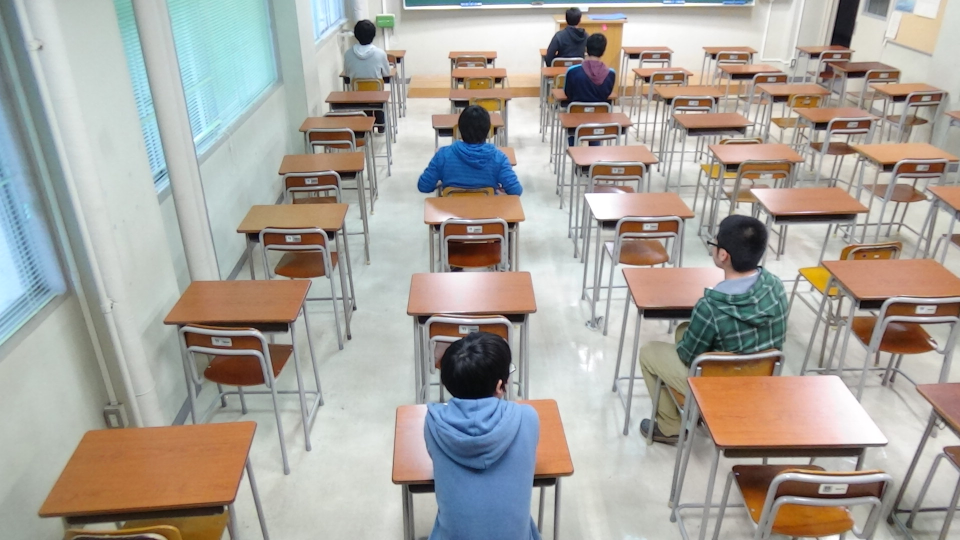
#> input picture ImageAnalysis/item/bright_hu.jpg, 1920 x 1080 px (shown at 1/2 size)
$ python Main.py
#> lines starting #> are read from the running program, lines starting #| are printed output that depends on the picture; after the words box and inside, x2 and y2 are one past the last pixel; in counts of white or black regions, pixels touching at a corner belong together
### ImageAnalysis/Binarization2.py
import cv2
import numpy as np

# 4近傍の定義
neiborhood4 = np.array([[0, 1, 0],
                        [1, 1, 1],
                        [0, 1, 0]],
                        np.uint8)

# 8近傍の定義
neiborhood8 = np.array([[1, 1, 1],
                        [1, 1, 1],
                        [1, 1, 1]],
                        np.uint8)

#膨張
def dilate(src_img):
    # 8近傍で膨張処理
    for i in range(3):
        src_img = cv2.dilate(src_img,
                              neiborhood8,
                              iterations=1)
    return src_img

#圧縮
def erode(src_img):
    # 8近傍で縮小処理
    for i in range(3):
        src_img = cv2.erode(src_img,
                              neiborhood8,
                              iterations=1)
    return src_img

#2値化
# [22 lines left out: function binarization2, not called in this run]

### ImageAnalysis/Main.py
# -*- coding: utf-8 -*-

import cv2
import numpy as np
from MouseColor import *
from Binarization import *
from Binarization2 import *
from table_correction import *

table = [[0 for i in range(8)] for j in range(6)]

if __name__ == '__main__':

    print (table)
    # 席情報の表示
    for i in table:
        for j in i:
            print (j, end=' ')
        print ()
    print ()

    """
    # 席の補正情報を表示
    for i in table_correction:
        for j in i:
            print (j, end=' ')
        print ()
    """
    #コントラストを下げる
    gamma_down =0.2
    #コントラストを上げる
    gamma_up = 8

    # ルックアップテーブルの生成
    look_up_table1 = np.zeros((256, 1), dtype = 'uint8' )
    look_up_table2 = np.zeros((256, 1), dtype = 'uint8' )

    #カラー画像
    img_src = cv2.imread("./item/bright_hu.jpg", 1)
#> img_src is the input picture: shape (1080, 1920, 3); mean B, G, R 156.8, 163.7, 167.8
    #コピー
    img = img_src.copy()

    #それぞれの補正値を決める
    for i in range(256):
        look_up_table1[i][0] = 255 * pow(float(i) / 255, 1.0 / gamma_down)
        look_up_table2[i][0] = 255 * pow(float(i) / 255, 1.0 / gamma_up)

    #暗い補正
    img_gamma = cv2.LUT(img_src, look_up_table1)
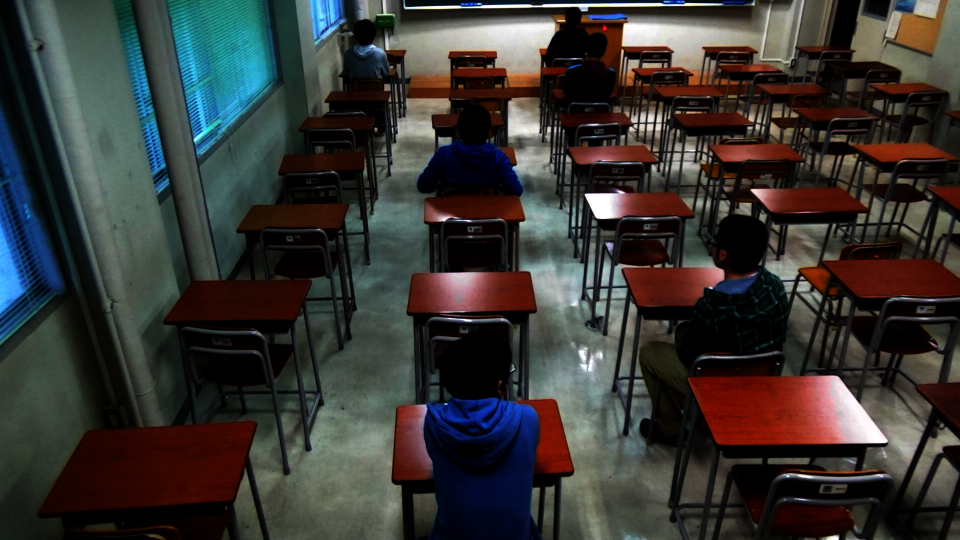
#> img_gamma: shape (1080, 1920, 3) (shown at 1/2 size); mean B, G, R 51.2, 54, 55.5
    #明るい補正
    img_gamma = cv2.LUT(img_gamma, look_up_table2)
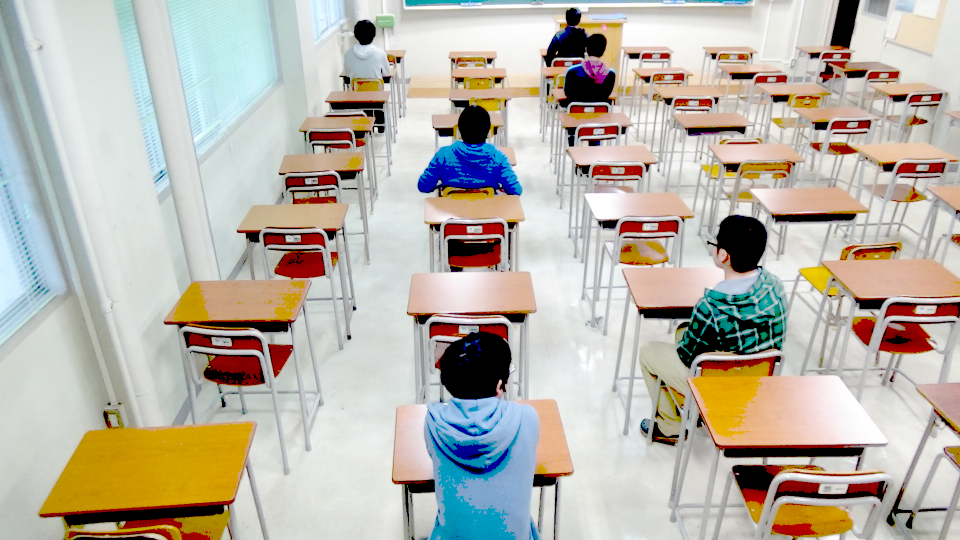
#> img_gamma: shape (1080, 1920, 3) (shown at 1/2 size); mean B, G, R 169.3, 179.9, 185.3

    #カラーをグレー化
    gray_img = cv2.cvtColor(img_gamma, cv2.COLOR_RGB2GRAY)
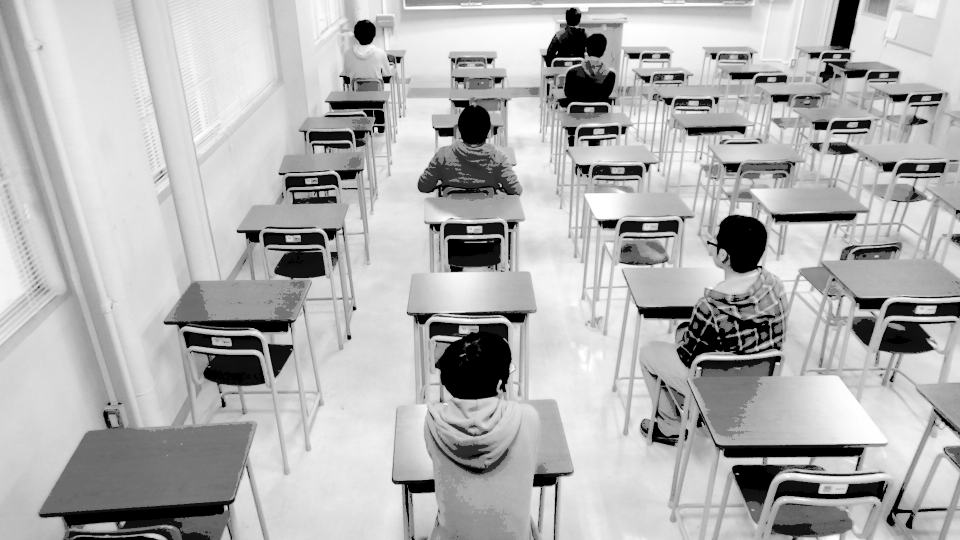
#> gray_img: shape (1080, 1920) (shown at 1/2 size); min 0, max 255, mean 177.3

    #膨張
    # for i in range(3):
    gray_img = dilate(gray_img)
#> the loop in dilate, `for i in range(3):` made 3 passes
#> pass 1, in dilate, `src_img = cv2.dilate(src_img, neiborhood8, iterations=1)`:
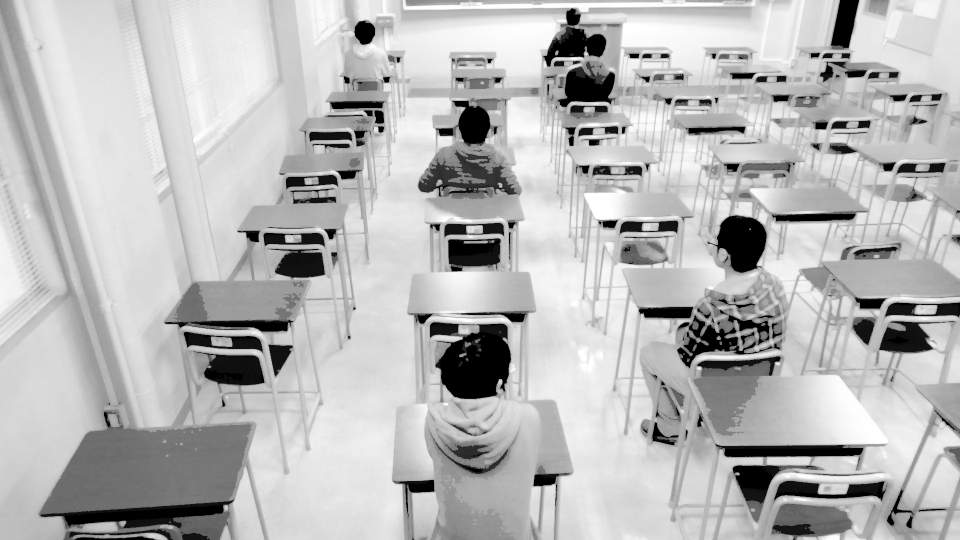
#> src_img: shape (1080, 1920) (shown at 1/2 size); min 0, max 255, mean 184.1
    #圧縮
    # for i in range(3):
    gray_img = erode(gray_img)
    gray_img = dilate(gray_img)
    gray_img = erode(gray_img)

    #canny法でエッジ検出
    canny_img = cv2.Canny(gray_img, 100, 1000)
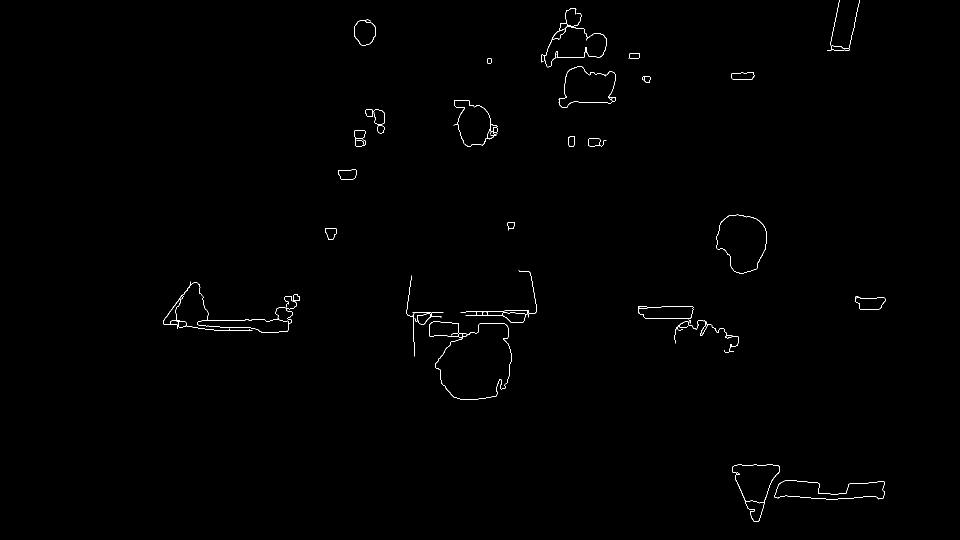
#> canny_img: shape (1080, 1920) (shown at 1/2 size); 0.39% white in thin lines or dots, all inside (x1, y1, x2, y2) = (327, 0, 1771, 1044)

    """
    円の検出 対象の画像:canny_img, 変換方法：HOUGH_GRADIENT, param2
    dp ・・・ 処理するときに元画像の解像度を落として検出する場合は増やす。
　　　　　　例えば、1だとそのままの画質で処理して、2だと1/2に縮小して処理するらしい。
    minDist ・・・ 検出される円と円の最小距離
    param1 ・・・ 「Cannyのエッジ検出器で用いる二つのしきい値の高い方」らしい。
    　　　　　　　　　低いほどいろんなエッジを検出する
    param2 ・・・ 中心検出計算時のしきい値。低いほど円じゃないものも検出する
    minRadius ・・・ 最小半径
    maxRadius ・・・ 最大半径
    """
    circles = cv2.HoughCircles(canny_img, cv2.HOUGH_GRADIENT,
                dp=2, minDist=50, param1=20, param2=50,
                minRadius=10, maxRadius=69)
#> circles = 20 rows, first 8: [1181, 159, 48], [1483, 487, 57.2], [873, 669, 45.8], [937, 739, 61.2], [1141, 85, 34.8], [927, 253, 54.4], [729, 63, 23.2], [879, 609, 63.4]


    # imgに検出した円を書き込む
    min_tolerance = 0.85
    max_tolerance = 1.3
    if circles is not None:
        for (x, y, r) in circles[0]:
            i = 0
            for table_c in table_correction:
                j = 0
                for (correction_x, correction_y, correction_r) in table_c:
                    if min_tolerance * correction_x < x < max_tolerance * correction_x and \
                       min_tolerance * correction_y < y < max_tolerance * correction_y and \
                       min_tolerance * correction_r < r < max_tolerance * correction_r:
                        cv2.circle(img, (x, y), r, (255, 255, 255), 5)
                        table[i][j] = 1
                        # print (x, y, r)
                    j += 1
                i += 1
#> this loop made 20 passes
#> (x, y, r) on passes 1 to 12: (1181, 159, 48), (1483, 487, 57.2), (873, 669, 45.8), (937, 739, 61.2), (1141, 85, 34.8), (927, 253, 54.4), (729, 63, 23.2), (879, 609, 63.4), (1505, 965, 36.8), (969, 671, 48), (411, 609, 50.2), (1025, 599, 45.6)
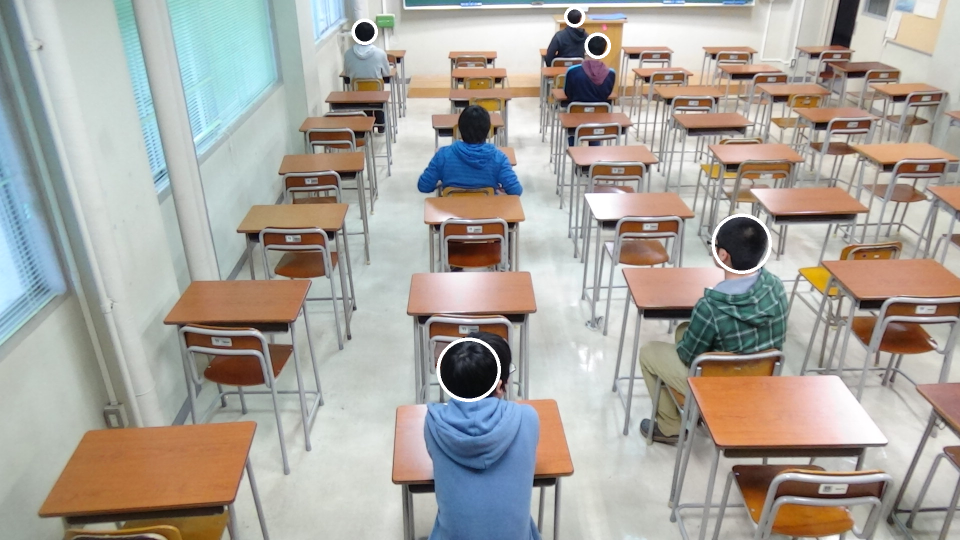
#> img: shape (1080, 1920, 3) (shown at 1/2 size); 0.38% of pixels changed, all inside (x1, y1, x2, y2) = (703, 12, 1544, 804)
#> after the loop, table = [[0, 1, 0, 0, 0, 0, 0, 0], [0, 0, 0, 0, 0, 0, 0, 1], [1, 0, 1, 0, 0, 0, 1, 0], [0, 0, 0, 0, 0, 0, 0, 0], [0, 0, 0, 0, 0, 0, 0, 0], [0, 0, 0, 0, 0, 0, 0, 0]]

    # talbleの描画
    for i in table:
        for j in i:
            print (j, end=' ')
        print ()
#> this loop made 6 passes
#| 0 1 0 0 0 0 0 0
#| 0 0 0 0 0 0 0 1
#| 1 0 1 0 0 0 1 0
#| 0 0 0 0 0 0 0 0
#| 0 0 0 0 0 0 0 0
#| 0 0 0 0 0 0 0 0
    print ()

    height, width = img.shape[:2]
#> height = 1080; width = 1920
    size = ((int)(width/2), (int)(height/2))
#> size = (960, 540)

    resize = cv2.resize(img, size)
    # 表示
    while (True):
        cv2.imshow("canny", cv2.resize(canny_img, size))
        cv2.imshow("gray", cv2.resize(gray_img, size))
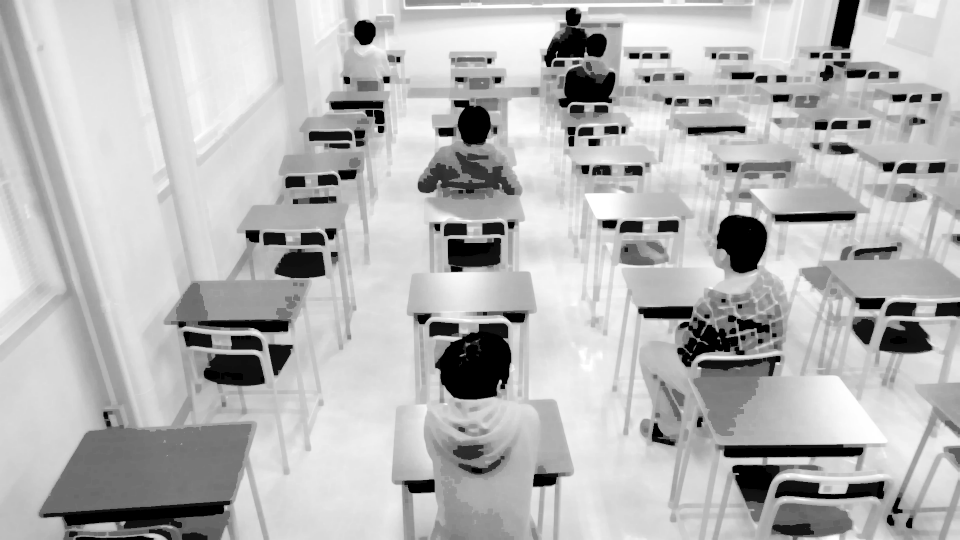
#> window 'gray': shape (540, 960); min 0, max 255, mean 182.2
        cv2.imshow("img", cv2.resize(img, size))
        if cv2.waitKey(1) & 0xFF == ord("q"):
#> (key q is pressed here)
            break
    # [6 lines of commented-out code are left out]
    cv2.waitKey(0)
    #cv2.destroyAllWindows()

$ run again, with ImageAnalysis/item/bright_nohu.jpg copied over ImageAnalysis/item/bright_hu.jpg
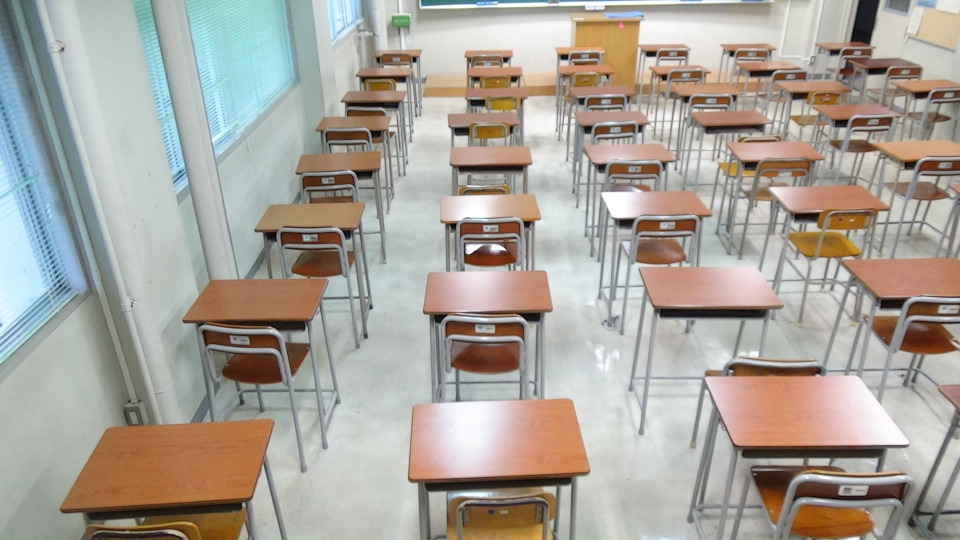
#> input picture ImageAnalysis/item/bright_nohu.jpg, 1920 x 1080 px (shown at 1/2 size)
#> img_src is the input picture: shape (1080, 1920, 3); mean B, G, R 154.8, 163.3, 168.7
#> `canny_img = cv2.Canny(gray_img, 100, 1000)`:
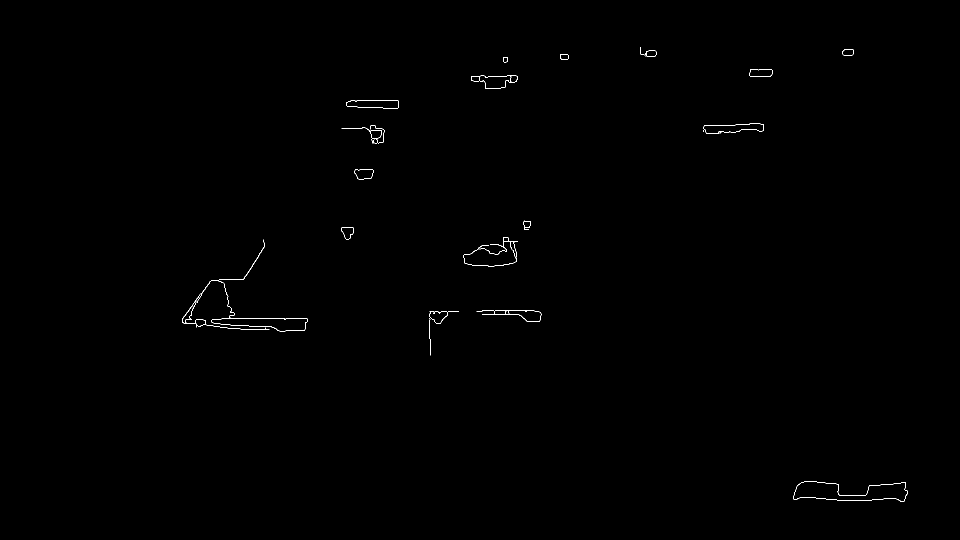
#> canny_img: shape (1080, 1920) (shown at 1/2 size); 0.21% white in thin lines or dots, all inside (x1, y1, x2, y2) = (365, 94, 1815, 1004)
#> circles = [[445, 607, 48], [1005, 511, 29], [753, 245, 32.2]]
#> the loop `for (x, y, r) in circles[0]:` made 3 passes
#> after the loop `for (x, y, r) in circles[0]:`: table = [[0, 0, 0, 0, 0, 0, 0, 0], [0, 0, 0, 0, 0, 0, 0, 0], [0, 0, 0, 0, 0, 0, 0, 0], [0, 0, 0, 0, 0, 0, 0, 0], [0, 0, 0, 0, 0, 0, 0, 0], [0, 0, 0, 0, 0, 0, 0, 0]]
#> the loop `for i in table:` made 6 passes
#| 0 0 0 0 0 0 0 0
#| 0 0 0 0 0 0 0 0
#| 0 0 0 0 0 0 0 0
#| 0 0 0 0 0 0 0 0
#| 0 0 0 0 0 0 0 0
#> (further printed lines are left out)
#> `cv2.imshow("gray", cv2.resize(gray_img, size))`:
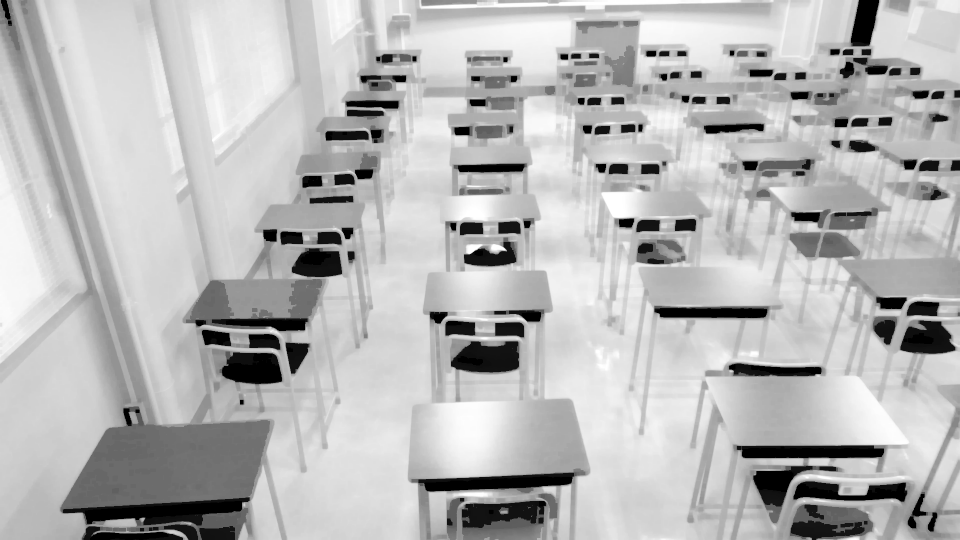
#> window 'gray': shape (540, 960); min 0, max 255, mean 183.4
